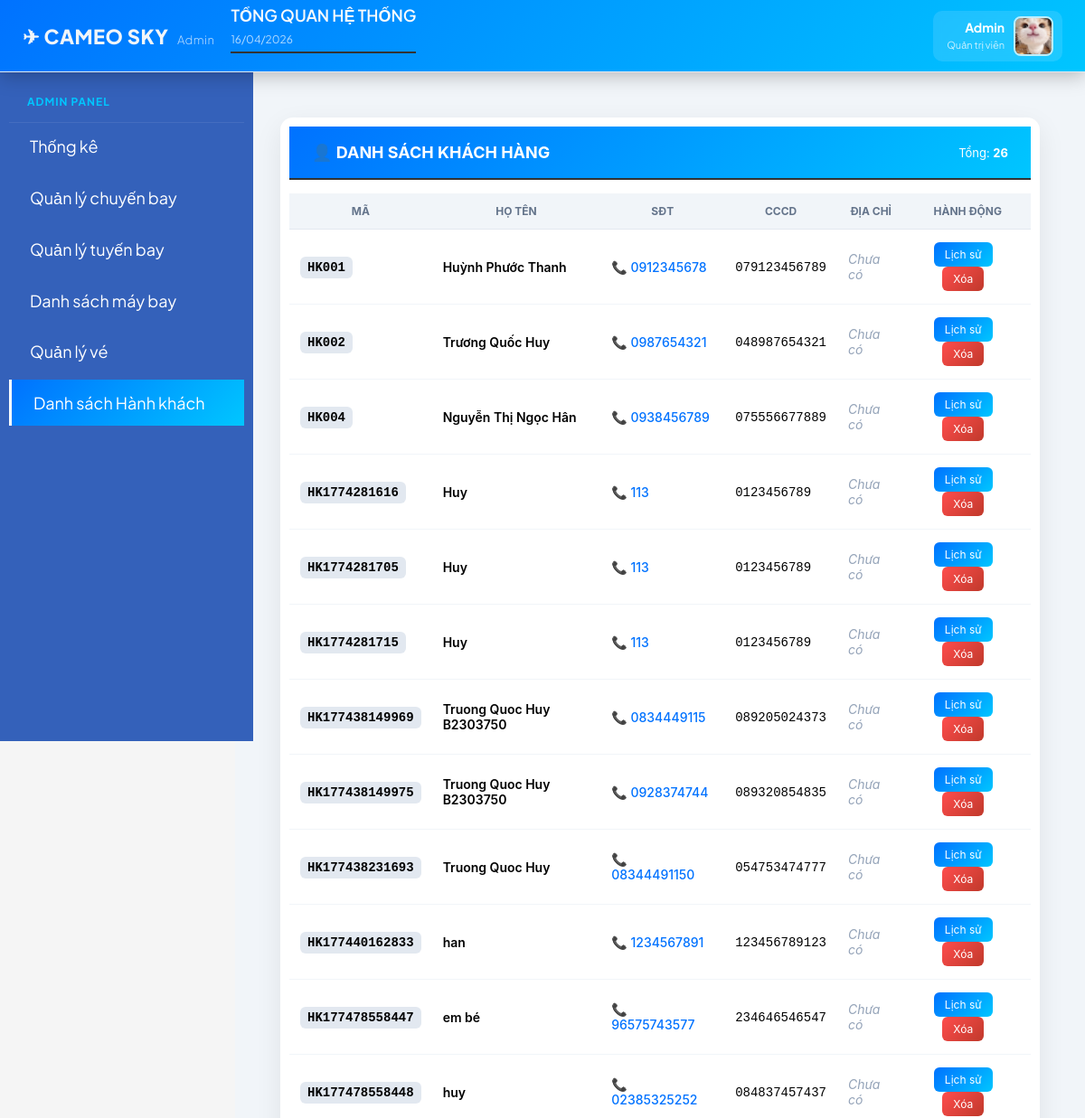
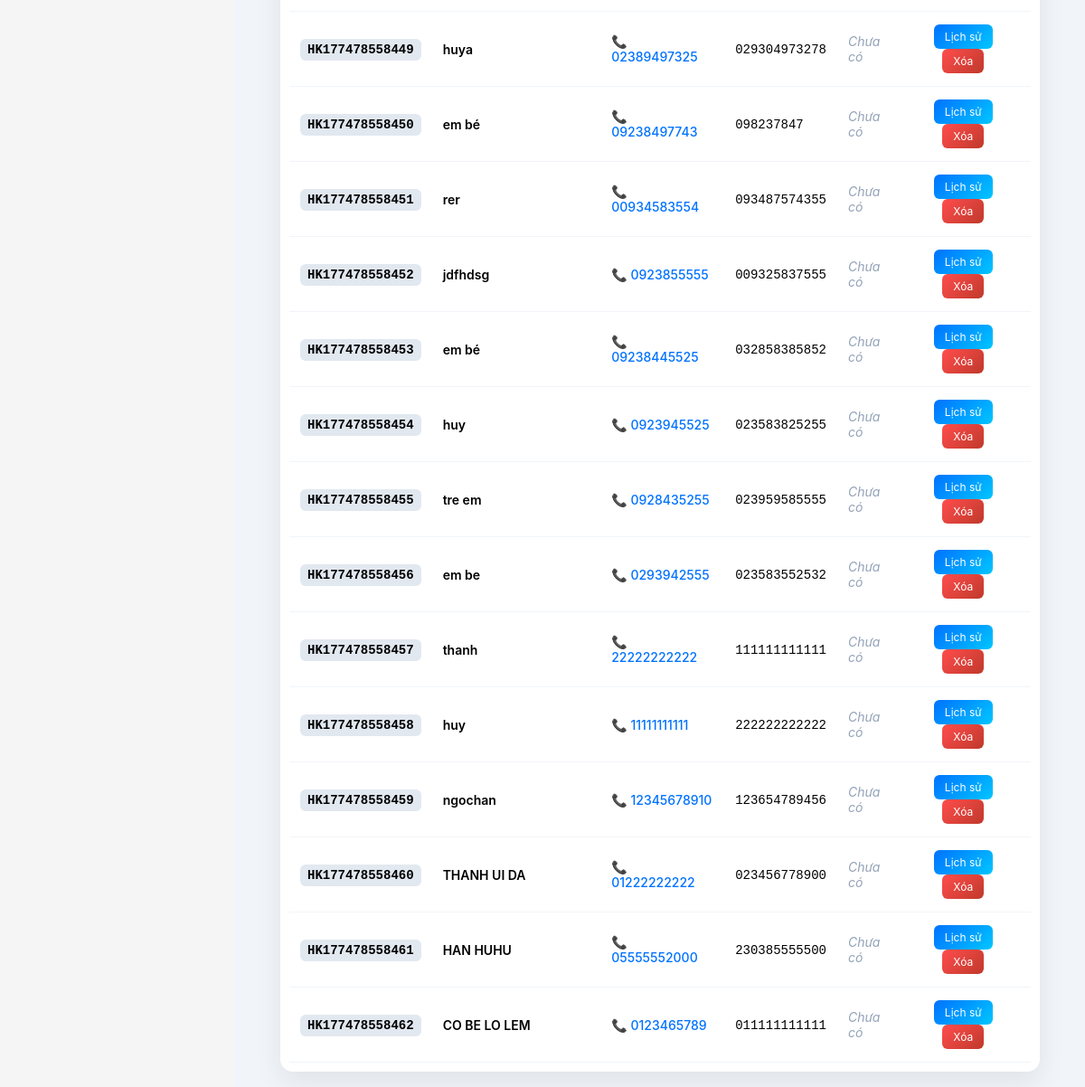
The app's page /index.php?action=khachhang with its own data (2 pictures, top to bottom).
### tables this page shows
CREATE TABLE `hanhkhach` (
  `MAHANHKHACH` varchar(20) NOT NULL,
  `HOTEN` varchar(100) DEFAULT NULL,
  `SDT` varchar(15) DEFAULT NULL,
  `SOCCCD` varchar(20) DEFAULT NULL,
  `SOHOCHIEU` varchar(20) NOT NULL,
  `NGAYHETHANHOCHIEU` date NOT NULL,
  `GIOITINH` varchar(10) DEFAULT NULL,
  `QUOCTICH` varchar(100) DEFAULT NULL,
  `NGAYSINH` date DEFAULT NULL
);

### modules/quanlynguoidung/khachhang.php (the view, shortened to what this page needs)
<?php
$sql = "SELECT * FROM HANHKHACH ORDER BY MAHANHKHACH ASC";
$query = mysqli_query($mysqli, $sql);
?>
<div class="table-container">
    <div class="container-header">
        <h3>👤 Danh sách khách hàng</h3>
        <div style="color:#fff; font-size:13px;">
            Tổng: <b><?=mysqli_num_rows($query)?></b>
        </div>
    </div>
    <table class="admin-table">
        <thead>
            <tr>
                <th>Mã</th>
                <th>Họ tên</th>
                <th>SĐT</th>
                <th>CCCD</th>
                <th>Địa chỉ</th>
                <th style="text-align:center;">Hành động</th>
            </tr>
        </thead>
        <tbody>
        <?php while($row = mysqli_fetch_assoc($query)): ?>
            <tr>
                <td><span class="id-badge"><?=$row['MAHANHKHACH']?></span></td>
                <td style="font-weight:600;">
                    <?=htmlspecialchars($row['HOTEN'])?>
                </td>
                <td>
                    <a href="tel:<?=$row['SDT']?>" class="phone-link">
                        📞 <?=$row['SDT']?>
                    </a>
                </td>
                <td>
                    <code><?=$row['SOCCCD']?></code>
                </td>
                <td>
                    <?= !empty($row['DIACHI'])
                        ? htmlspecialchars($row['DIACHI'])
                        : '<i style="color:#94a3b8">Chưa có</i>' ?>
                </td>
                <td style="text-align:center;">
                    <a href="index.php?action=lichsu_hanhkhach&ma=<?=$row['MAHANHKHACH']?>" class="btn-action">
                        Lịch sử
                    </a>
                    <a href="modules/quanlykhachhang/xoa.php?ma=<?=$row['MAHANHKHACH']?>"
                       onclick="return confirm('Xóa khách hàng?');"
                       class="btn-action btn-delete">
                       Xóa
                    </a>
                </td>
            </tr>
        <?php endwhile; ?>
        </tbody>
    </table>
</div>

### css/styleadmincp.css (style rules this page uses)
body { margin: 0; font-family: Arial, sans-serif; background: #f5f5f5; }
.table-container { padding: 10px; background: #fff; font-family: Arial, sans-serif; }
.container-header { display: flex; justify-content: space-between; align-items: center; border-bottom: 2px solid #333; padding-bottom: 10px; margin-bottom: 15px; }
.container-header h3 { margin: 0; font-size: 1.2rem; text-transform: uppercase; }
.btn-action { text-decoration: none; color: #0056b3; font-size: 13px; margin-right: 10px; }

### modules/main.php (style rules this page uses)
body { margin:0; font-family:'Plus Jakarta Sans',sans-serif; }

### modules/sidebar/sidebar.php (style rules this page uses)
:root { --sidebar-bg:#0f172a; --accent:#00c6ff; --text:#FFFFFF; }

### modules/quanlynguoidung/khachhang.php (style rules this page uses)
:root { --primary-gradient: linear-gradient(135deg, #0072ff, #00c6ff); --primary-blue: #0072ff; --bg-light: #f8fafc; --border-color: #e2e8f0; --text-main: #1e293b; --text-muted: #64748b; }
.table-container { margin: 30px; background: #fff; border-radius: 14px; box-shadow: 0 10px 30px rgba(0,0,0,0.08); overflow: hidden; font-family: 'Inter', 'Segoe UI', sans-serif; }
.container-header { display: flex; justify-content: space-between; align-items: center; padding: 18px 25px; background: var(--primary-gradient); }
.container-header h3 { margin: 0; color: #fff; font-size: 18px; font-weight: 700; }
.admin-table { width: 100%; border-collapse: collapse; }
.admin-table thead { background: #f1f5f9; }
.admin-table th { padding: 12px; font-size: 12px; text-transform: uppercase; color: var(--text-muted); border-bottom: 1px solid var(--border-color); }
.admin-table td { padding: 14px 12px; font-size: 14px; border-bottom: 1px solid #f1f5f9; }
.id-badge { background: #e2e8f0; padding: 4px 8px; border-radius: 6px; font-family: monospace; font-weight: 600; }
.phone-link { color: var(--primary-blue); text-decoration: none; font-weight: 500; }
.btn-action { padding: 6px 12px; border-radius: 6px; font-size: 12px; text-decoration: none; color: #fff; background: var(--primary-gradient); transition: 0.2s; display: inline-block; }
.btn-delete { background: linear-gradient(135deg, #ff4d4d, #c0392b); }

### records on screen
hanhkhach: MAHANHKHACH "HK001", HOTEN "Huỳnh Phước Thanh", SDT "0912345678", SOCCCD "079123456789"
hanhkhach: MAHANHKHACH "HK002", HOTEN "Trương Quốc Huy", SDT "0987654321", SOCCCD "048987654321"
hanhkhach: MAHANHKHACH "HK004", HOTEN "Nguyễn Thị Ngọc Hân", SDT "0938456789", SOCCCD "075556677889"
hanhkhach: MAHANHKHACH "HK1774281616", HOTEN "Huy", SDT "113", SOCCCD "0123456789"
hanhkhach: MAHANHKHACH "HK1774281705", HOTEN "Huy", SDT "113", SOCCCD "0123456789"
hanhkhach: MAHANHKHACH "HK1774281715", HOTEN "Huy", SDT "113", SOCCCD "0123456789"
hanhkhach: MAHANHKHACH "HK177438149969", HOTEN "Truong Quoc Huy B2303750", SDT "0834449115", SOCCCD "089205024373"
hanhkhach: MAHANHKHACH "HK177438149975", HOTEN "Truong Quoc Huy B2303750", SDT "0928374744", SOCCCD "089320854835"
hanhkhach: MAHANHKHACH "HK177438231693", HOTEN "Truong Quoc Huy", SDT "08344491150", SOCCCD "054753474777"
hanhkhach: MAHANHKHACH "HK177440162833", HOTEN "han", SDT "1234567891", SOCCCD "123456789123"
hanhkhach: MAHANHKHACH "HK177478558447", HOTEN "em bé", SDT "96575743577", SOCCCD "234646546547"
hanhkhach: MAHANHKHACH "HK177478558448", HOTEN "huy", SDT "02385325252", SOCCCD "084837457437"
hanhkhach: MAHANHKHACH "HK177478558449", HOTEN "huya", SDT "02389497325", SOCCCD "029304973278"
hanhkhach: MAHANHKHACH "HK177478558450", HOTEN "em bé", SDT "09238497743", SOCCCD "098237847"
hanhkhach: MAHANHKHACH "HK177478558451", HOTEN "rer", SDT "00934583554", SOCCCD "093487574355"
hanhkhach: MAHANHKHACH "HK177478558452", HOTEN "jdfhdsg", SDT "0923855555", SOCCCD "009325837555"
hanhkhach: MAHANHKHACH "HK177478558453", HOTEN "em bé", SDT "09238445525", SOCCCD "032858385852"
hanhkhach: MAHANHKHACH "HK177478558454", HOTEN "huy", SDT "0923945525", SOCCCD "023583825255"
hanhkhach: MAHANHKHACH "HK177478558455", HOTEN "tre em", SDT "0928435255", SOCCCD "023959585555"
hanhkhach: MAHANHKHACH "HK177478558456", HOTEN "em be", SDT "0293942555", SOCCCD "023583552532"
hanhkhach: MAHANHKHACH "HK177478558457", HOTEN "thanh", SDT "22222222222", SOCCCD "111111111111"
hanhkhach: MAHANHKHACH "HK177478558458", HOTEN "huy", SDT "11111111111", SOCCCD "222222222222"
hanhkhach: MAHANHKHACH "HK177478558459", HOTEN "ngochan", SDT "12345678910", SOCCCD "123654789456"
hanhkhach: MAHANHKHACH "HK177478558460", HOTEN "THANH UI DA", SDT "01222222222", SOCCCD "023456778900"
hanhkhach: MAHANHKHACH "HK177478558461", HOTEN "HAN HUHU", SDT "05555552000", SOCCCD "230385555500"
hanhkhach: MAHANHKHACH "HK177478558462", HOTEN "CO BE LO LEM", SDT "0123465789", SOCCCD "011111111111"

### other values on screen
mysqli_num_rows($query) "26"
